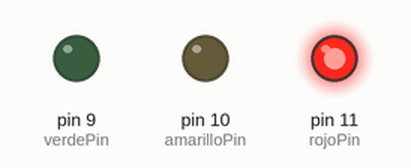
Simulated run of this sketch. Board: Arduino Uno, built with avr-gcc and run on an emulated ATmega328P. On the bench: output pins drawn as LEDs (lit = HIGH).

Above: at 1.5 s.
At 4.5 s:
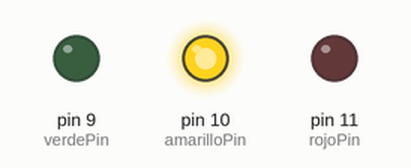
At 7.5 s:
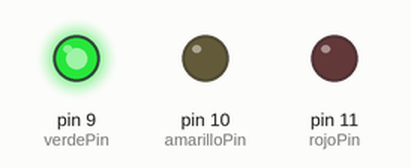
Timing chart, 0 to 11.7 s (numbered marks = the images above):
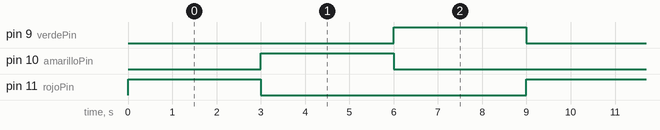

The sketch:

Arqu_Compu_Semaforo.ino
```cpp
// Integrantes del grupo
//Flores Soria Bryan Javier
//Salinas Andrés

const int rojoPin = 11;
const int amarilloPin = 10;
const int verdePin = 9;

void setup() {

  pinMode(rojoPin, OUTPUT);
  pinMode(amarilloPin, OUTPUT);
  pinMode(verdePin, OUTPUT);
}

void loop() {

  digitalWrite(rojoPin, HIGH);
  delay(3000);

  digitalWrite(rojoPin, LOW);
  digitalWrite(amarilloPin, HIGH);
  delay(3000);

  digitalWrite(amarilloPin, LOW);
  digitalWrite(verdePin, HIGH);
  delay(3000);

  digitalWrite(verdePin, LOW);
}
```

Measured:
- by itself, pin 9 (verdePin), pin 10 (amarilloPin), pin 11 (rojoPin): alternates HIGH for 3.0 s and LOW for 6.0 s
- by itself, everything shown: repeats every 9.0 s, in 4 steps
